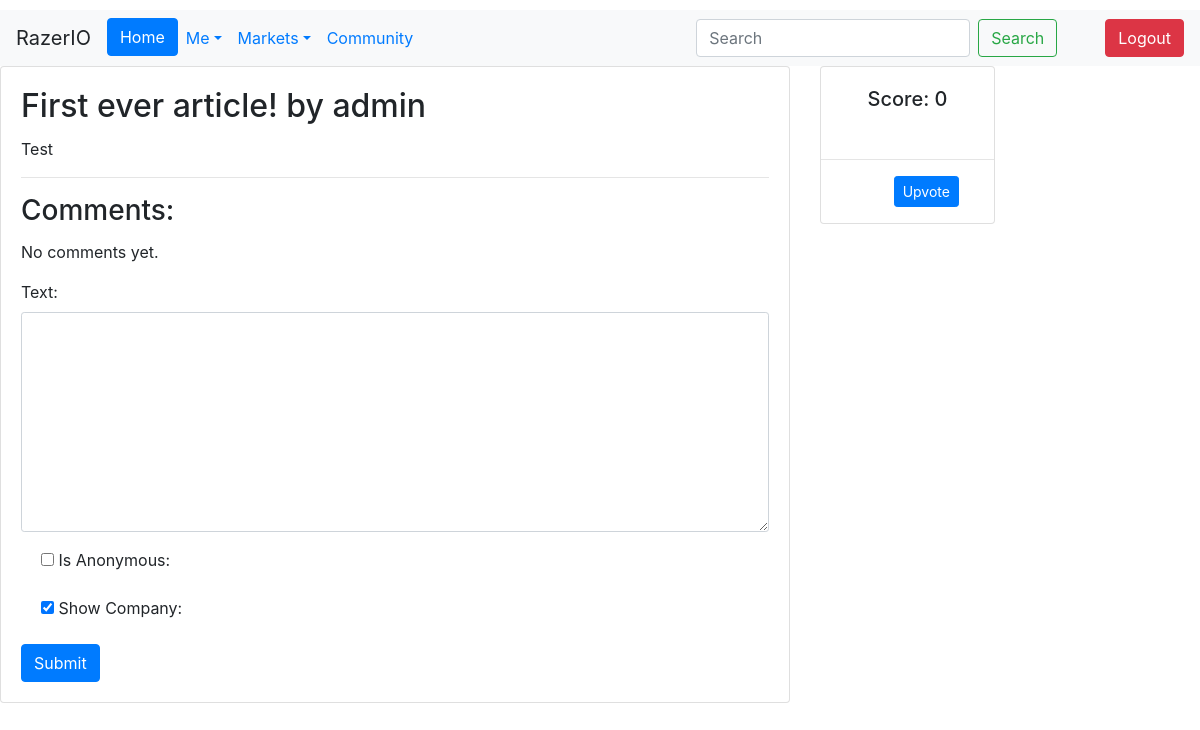
/newspaper/article/1 (signed in), run on an earlier commit of the app's database.
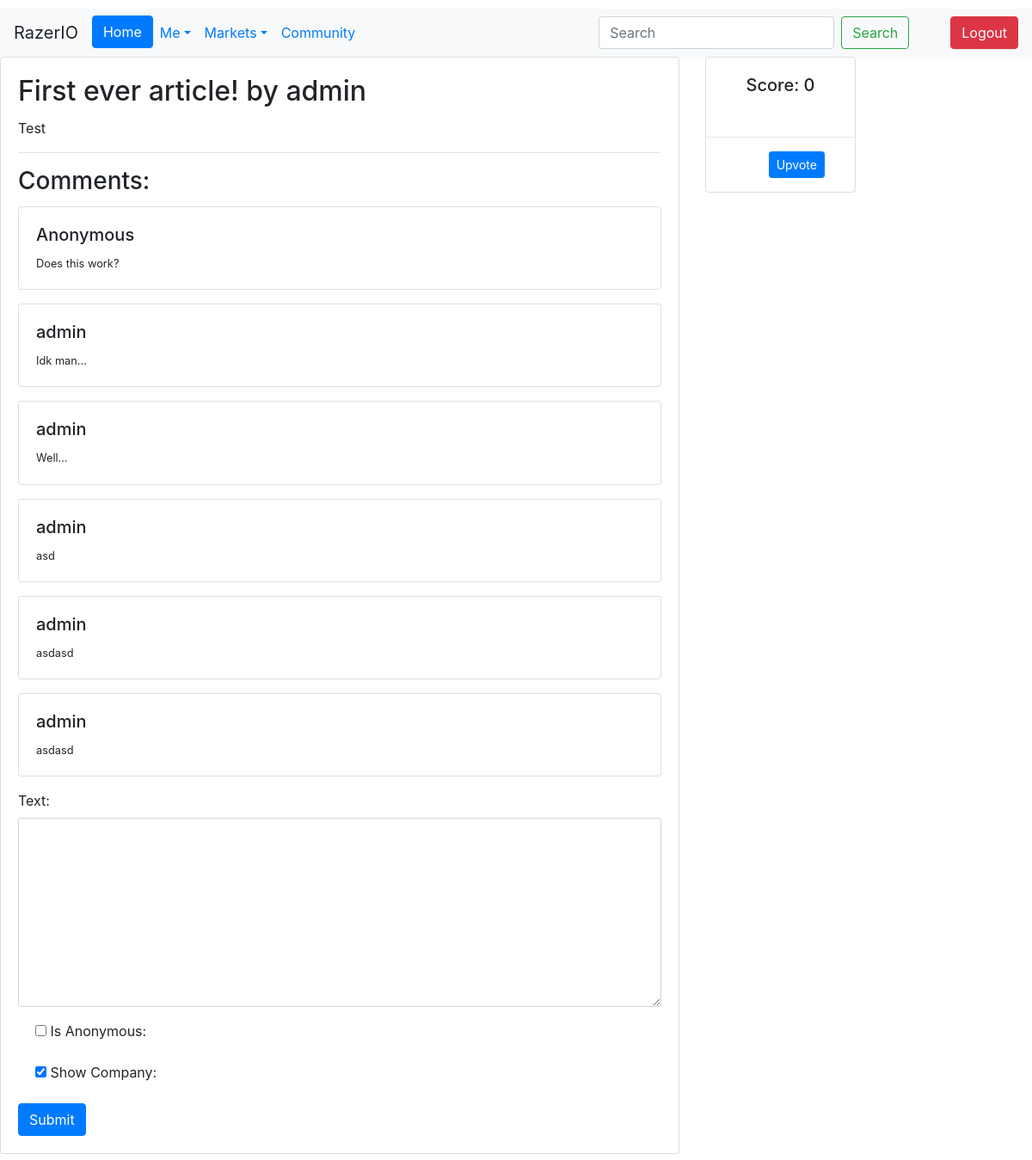
And on a later commit of the database.
### Newspaper/models.py (models this page shows, shortened)
class Article_Comment(models.Model):
    Text = models.TextField(max_length=10000)
    Author = models.ForeignKey(settings.AUTH_USER_MODEL, on_delete=models.CASCADE,
                               null=True, blank=True)
    Date_Published = models.DateTimeField(auto_now_add=True)
    Article = models.ForeignKey(Article, on_delete=models.CASCADE, default=1)
    Is_Anonymous = models.BooleanField(default=False)
    Company = models.ForeignKey(Company, on_delete=models.CASCADE,
                                null=True, blank=True)
    Show_Company = models.BooleanField(default=True)

### Users/models.py (models this page shows)
class CustomUser(AbstractUser):
    Bio = models.CharField(max_length=240, default='')
    Salary = models.IntegerField(default=0)
    Company = models.ForeignKey('Company.Company', on_delete=models.CASCADE,
                                   null=True, blank=True)
    Country = models.ForeignKey(Country, on_delete=models.CASCADE, null=True)
    Region = models.ForeignKey(Region, on_delete=models.CASCADE, null=True)
    ProfilePic = models.ImageField(upload_to=upload_to, null=True, blank=True)
    def __str__(self):
        return self.username

### Newspaper/views.py (the view)
# urls.py: path("article/<int:id>", ArticleView, name='article'),
@login_required
def ArticleView(request, id):
    article = get_object_or_404(Article, id=id)
    author = Nsp.objects.select_related('Owner').get(id=article.Newspaper.id).Owner
    user = request.user
    if request.method == 'POST':
        form = ArticleCommentForm(request.POST)
        if form.is_valid():
            comment = form.save(commit=False)
            if form.cleaned_data['Is_Anonymous']:
                comment.Text = form.cleaned_data['Text']
                comment.Author = None
                if form.cleaned_data['Show_Company']:
                    comment.Company = user.Company
                else:
                    comment.Company = None
            else:
                comment.Text = form.cleaned_data['Text']
                comment.Author = user
                comment.Company = user.Company
            comment.Article = article
            comment.save()
            return redirect('article', id=id)
    else:
        form = ArticleCommentForm()
    total_upvotes = article.Upvotes.annotate(num_upvotes=Count('upvoted_articles')).values_list('num_upvotes',
                                                                                                 flat=True).count() or 0
    comments = Article_Comment.objects.filter(Article=article)
    context = {
        'Article': article,
        'author': author,
        'form': form,
        'comments': comments,
        'upvotes':total_upvotes
    }
    if request.method == 'POST' and 'upvote_button' in request.POST:
        if user not in article.Upvotes.all():
            article.upvoters.add(user)
            article.upvotes = F('upvotes') + 1
            article.save(update_fields=['upvotes'])
        return redirect('article', id=id)
    return render(request, 'article.html', context=context)

### Newspaper/forms.py
class ArticleCommentForm(forms.ModelForm):
    class Meta:
        model = Article_Comment
        fields = ['Text', 'Is_Anonymous', 'Show_Company']

### templates/article.html (shortened to what this page needs)
{% extends "base.html" %}
{% load widget_tweaks %}
{% block content %}
<div class="row">
  <div class="col-md-8">
    <div class="card mb-3">
      <div class="card-body">
        <h2 class="card-title">{{ Article.Title }} by {{ author }}</h2>
        <p class="card-text">{{ Article.Text|safe }}</p>
        <hr>
        <h3 class="card-title">Comments:</h3>
        {% for comment in comments %}
        <div class="card mb-3">
          <div class="card-body">
            {% if comment.Author %}
            {% if comment.Company %}
            <h5 class="card-title">{{ comment.Author.username }} at {{ comment.Company.Name }}</h5>
            <p class="card-text small">{{ comment.Text }} </p>
            {% else %}
            <h5 class="card-title">{{ comment.Author.username }}</h5>
            <p class="card-text small">{{ comment.Text }} </p>
            {% endif %}
            {% else %}
            {% if comment.Company %}
            <h5 class="card-title">Anonymous at {{ comment.Company.Name }}</h5>
            <p class="card-text small">{{ comment.Text }} </p>
            {% else %}
            <h5 class="card-title">Anonymous </h5>
            <p class="card-text small">{{ comment.Text }} </p>
            {% endif %}
            {% endif %}
          </div>
        </div>
        {% empty %}
        <p>No comments yet.</p>
        {% endfor %}
{% if user.is_authenticated %}
<form method="post" action="" class="mt-3">
  <div class="form-group">
    {{ form.Text.label_tag }}
    {{ form.Text|add_class:"form-control form-control-sm" }}
  </div>
  <div class="form-check mb-3">
    {{ form.Is_Anonymous }}
    {{ form.Is_Anonymous.label_tag }}
  </div>
  <div class="form-check mb-3">
    {{ form.Show_Company }}
    {{ form.Show_Company.label_tag }}
  </div>
  <button type="submit" class="btn btn-primary">Submit</button>
</form>
{% else %}
<p>Please <a href="{% url 'login' %}">log in</a> to leave a comment.</p>
{% endif %}      </div>
    </div>
  </div>
  <div class="col-sm-2">
    <div class="card w-16">
      <div class="card-body">
        <h5 class="card-title text-center">Score: {{ upvotes }}</h5>
  </div>
          <hr>
          <form class="col-sm-8 offset-sm-4" method="post" action="{% url 'upvote_article' id=Article.id %}">
    <button type="submit" class="btn btn-primary btn-sm mb-3">Upvote</button>
  </form>
</div>
    </div>
  </div>
{% endblock %}

What changed in the data, as far as the page shows it:
added Article_Comment: Text "Does this work?"
added Article_Comment: Author.username "admin", Text "Idk man..."
added Article_Comment: Author.username "admin", Text "Well..."
added Article_Comment: Author.username "admin", Text "asd"
added Article_Comment: Author.username "admin", Text "asdasd"
added Article_Comment: Author.username "admin", Text "asdasd"
Also different on the page:
text no longer shown: "No comments yet."
